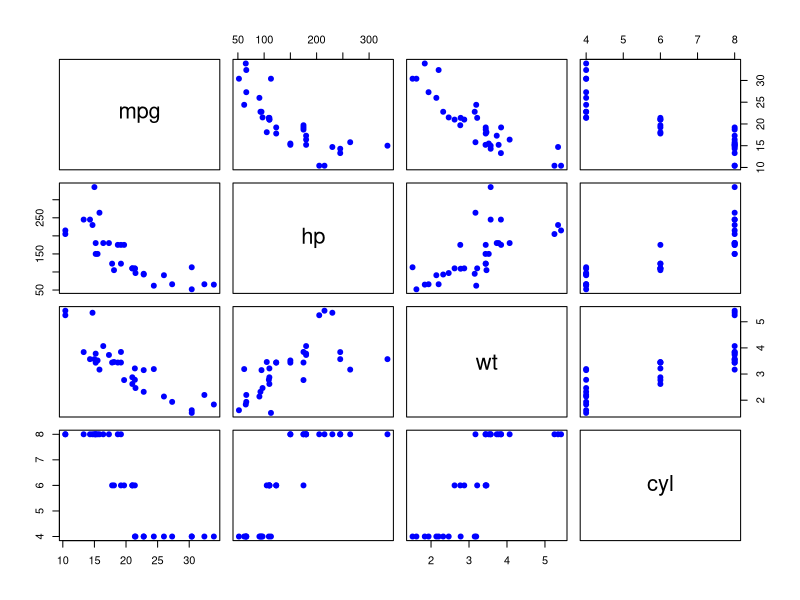
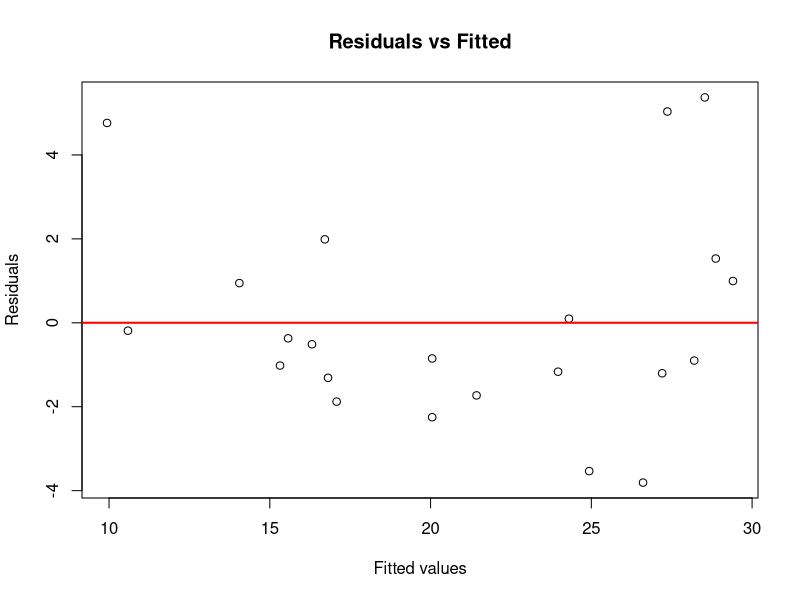
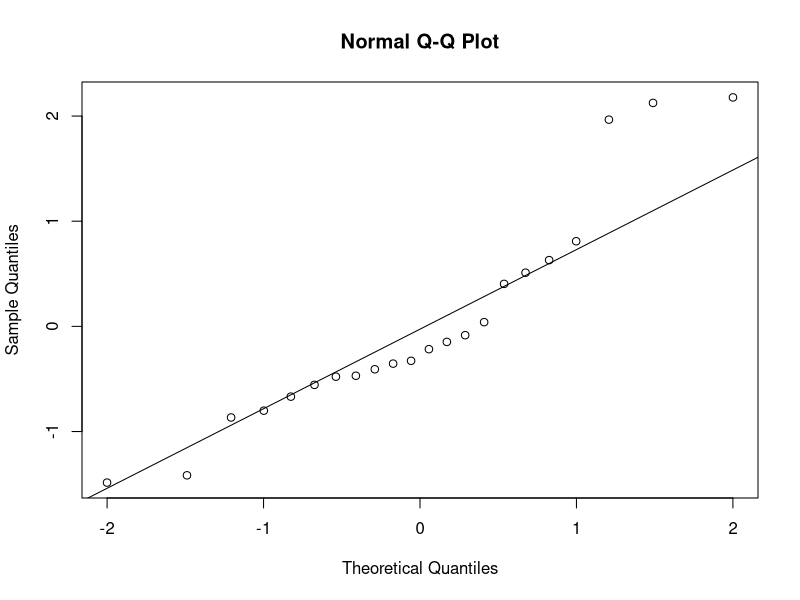

Here is the R script that generated these plots, in order:
## ---- chunk 1
knitr::opts_chunk$set(echo = TRUE)
## ---- chunk 2
data(mtcars)
dim(mtcars)
## ---- chunk 3
# Correlation matrix (mpg vs predictors)
round(cor(mtcars[, c("mpg", "hp", "wt", "cyl")]), 2)

# Scatterplot matrix to visualize relationships
pairs(mtcars[, c("mpg", "hp", "wt", "cyl")], pch = 19, col = "blue")
## ---- chunk 4
set.seed(123) # For reproducible split
n <- nrow(mtcars)
train_idx <- sample(1:n, size = round(0.7 * n))

train <- mtcars[train_idx, ] # 70% training
test <- mtcars[-train_idx, ]  # 30% testing

# Report size of each set
nrow(train) 
nrow(test)
## ---- chunk 5
model_mtcars <- lm(mpg ~ hp + wt + cyl, data = train)
summary(model_mtcars)
## ---- chunk 6
# Linearity and Constant Variance (Homoscedasticity)
plot(model_mtcars$fitted.values, resid(model_mtcars),
     xlab = "Fitted values", ylab = "Residuals", main = "Residuals vs Fitted")
abline(h = 0, col = "red", lwd = 2)

# Normality Check (Q-Q Plot and Shapiro-Wilk)
qqnorm(rstandard(model_mtcars))
qqline(rstandard(model_mtcars))
shapiro.test(rstandard(model_mtcars))
## ---- chunk 7
# Predictions on TEST set
pred_test <- predict(model_mtcars, newdata = test)

# Error metrics
mse  <- mean((test$mpg - pred_test)^2)
rmse <- sqrt(mse)
mae  <- mean(abs(test$mpg - pred_test))

# Report metrics
data.frame(MSE = mse, RMSE = rmse, MAE = mae)
